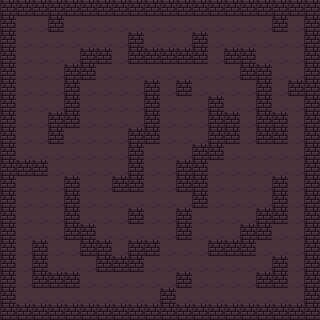

Tiled map render using the project's own tile images. Description and the whole map definition, tile-layer contents included, below:
An orthogonal 20x20 tile map with 16x16 px tiles, 1 tile layer (Tile Layer 1).

<map version="1.2" tiledversion="1.2.0" orientation="orthogonal" renderorder="right-down" width="20" height="20" tilewidth="16" tileheight="16" infinite="0" nextlayerid="2" nextobjectid="1">
 <tileset firstgid="1" source="Level1.tsx" />
 <layer id="1" name="Tile Layer 1" width="20" height="20">
  <data encoding="csv">
17,17,17,17,17,17,17,17,17,17,17,17,17,17,17,17,17,17,17,17,
17,130,130,17,130,130,130,130,130,130,130,130,130,130,130,130,130,17,130,17,
17,130,130,130,130,130,130,130,17,130,130,130,17,130,130,130,130,130,130,17,
17,130,130,130,130,17,17,130,17,17,17,17,17,130,17,17,130,130,130,17,
17,130,130,130,17,17,130,130,130,130,130,130,130,130,130,17,17,130,130,17,
17,130,130,130,17,130,130,130,130,17,130,17,130,130,130,130,17,130,17,17,
17,130,130,130,17,130,130,130,130,17,130,130,130,17,130,130,17,130,130,17,
17,130,130,17,17,130,130,130,130,17,130,130,130,17,17,130,17,17,130,17,
17,130,130,17,130,130,130,130,17,17,130,130,130,17,17,130,17,17,130,17,
17,130,130,130,130,130,130,130,17,130,130,130,17,17,130,130,130,130,130,17,
17,17,17,130,130,130,130,130,17,130,130,17,17,130,130,130,130,130,130,17,
17,130,130,130,17,130,130,17,17,130,130,17,17,130,130,130,130,17,130,17,
17,130,130,130,17,130,130,130,130,130,130,130,17,130,130,130,130,17,130,17,
17,130,130,130,17,130,130,130,17,130,130,17,130,130,130,130,17,17,130,17,
17,130,130,130,17,17,130,130,130,130,130,17,130,130,130,17,17,130,130,17,
17,130,17,130,130,17,17,130,17,17,130,130,130,17,17,17,130,130,130,17,
17,130,17,130,130,130,17,17,17,130,130,130,130,130,130,130,130,17,130,17,
17,130,17,17,17,130,130,130,130,130,130,17,130,130,130,130,17,17,130,17,
17,130,130,130,130,130,130,130,130,130,17,130,130,130,130,130,130,130,130,17,
17,17,17,17,17,17,17,17,17,17,17,17,17,17,17,17,17,17,17,17
</data>
 </layer>
</map>
